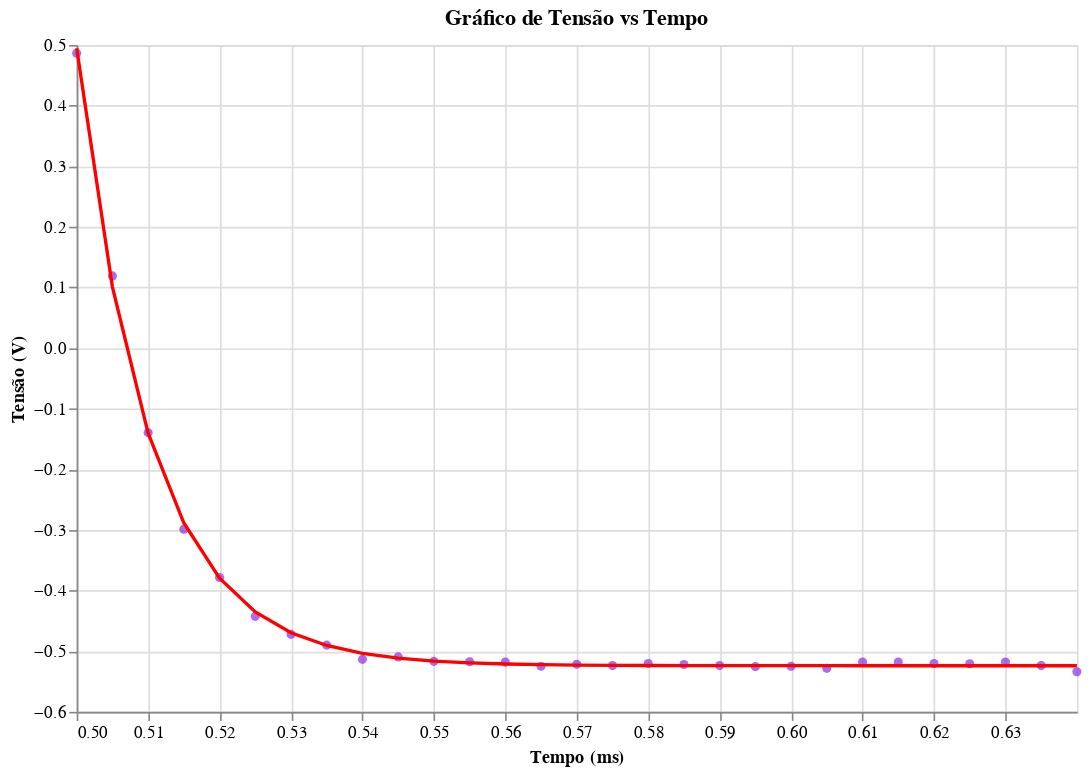

Here is the notebook cell this chart was saved with:
### Code cell
path = "RL-01.csv"

data = aj.slicing_data(path,[0.5,0.8],Rl=True)
data_regres, b = aj.regres_exp(data)
(aj.data_x_regression(data,data_regres)).display()

tal_dc = 1/(b*1000)

### Figure 1 — Vega-Lite specification as saved in the notebook (floating-point values rounded to 4 significant figures)
{"config": {"view": {"continuousWidth": 300, "continuousHeight": 300}}, "layer": [{"data": {"name": "data-0c47b2dd8747768be5c47cb3782941a1"}, "mark": {"type": "circle", "color": "blueviolet"}, "encoding": {"x": {"field": "Time", "scale": {"domain": [0.5, 0.64]}, "title": "Tempo (ms)", "type": "quantitative"}, "y": {"field": "U_b", "title": "Tensão (V)", "type": "quantitative"}}, "title": "Gráfico de Tensão vs Tempo"}, {"data": {"name": "data-c73495e942bd16db2e5055f0861f16a2"}, "mark": {"type": "line", "color": "red"}, "encoding": {"x": {"field": "Time", "scale": {"domain": [0.5, 0.64]}, "title": "Tempo (ms)", "type": "quantitative"}, "y": {"field": "U_b", "title": "Tensão (V)", "type": "quantitative"}}, "title": "Gráfico de Tensão vs Tempo"}], "height": 400, "width": 600, "$schema": "https://vega.github.io/schema/vega-lite/v5.20.1.json", "datasets": {"data-0c47b2dd8747768be5c47cb3782941a1": [{"Time": 0.5, "U_y": 2.177, "U_b": 0.4863}, {"Time": 0.505, "U_y": -2.599, "U_b": 0.1191}, {"Time": 0.51, "U_y": -2.48, "U_b": -0.1395}, {"Time": 0.515, "U_y": -2.401, "U_b": -0.2989}, {"Time": 0.52, "U_y": -2.358, "U_b": -0.3784}, {"Time": 0.525, "U_y": -2.321, "U_b": -0.4425}, {"Time": 0.53, "U_y": -2.309, "U_b": -0.4723}, {"Time": 0.535, "U_y": -2.302, "U_b": -0.49}, {"Time": 0.54, "U_y": -2.293, "U_b": -0.5135}, {"Time": 0.545, "U_y": -2.281, "U_b": -0.5095}, {"Time": 0.55, "U_y": -2.282, "U_b": -0.5168}, {"Time": 0.555, "U_y": -2.284, "U_b": -0.5175}, {"Time": 0.56, "U_y": -2.277, "U_b": -0.518}, {"Time": 0.565, "U_y": -2.281, "U_b": -0.5248}, {"Time": 0.57, "U_y": -2.273, "U_b": -0.5215}, {"Time": 0.575, "U_y": -2.285, "U_b": -0.5237}, {"Time": 0.58, "U_y": -2.281, "U_b": -0.5203}, {"Time": 0.585, "U_y": -2.274, "U_b": -0.522}, {"Time": 0.59, "U_y": -2.28, "U_b": -0.5237}, {"Time": 0.595, "U_y": -2.278, "U_b": -0.5255}, {"Time": 0.6, "U_y": -2.277, "U_b": -0.5248}, {"Time": 0.605, "U_y": -2.273, "U_b": -0.5283}, {"Time": 0.61, "U_y": -2.28, "U_b": -0.518}, {"Time": 0.615, "U_y": -2.279, "U_b": -0.518}, {"Time": 0.62, "U_y": -2.274, "U_b": -0.5203}, {"Time": 0.625, "U_y": -2.278, "U_b": -0.5208}, {"Time": 0.63, "U_y": -2.282, "U_b": -0.518}, {"Time": 0.635, "U_y": -2.274, "U_b": -0.5237}, {"Time": 0.64, "U_y": -2.291, "U_b": -0.534}], "data-c73495e942bd16db2e5055f0861f16a2": [{"Time": 0.5, "U_b": 0.4945}, {"Time": 0.505, "U_b": 0.1011}, {"Time": 0.51, "U_b": -0.1404}, {"Time": 0.515, "U_b": -0.2885}, {"Time": 0.52, "U_b": -0.3795}, {"Time": 0.525, "U_b": -0.4353}, {"Time": 0.53, "U_b": -0.4696}, {"Time": 0.535, "U_b": -0.4906}, {"Time": 0.54, "U_b": -0.5035}, {"Time": 0.545, "U_b": -0.5114}, {"Time": 0.55, "U_b": -0.5163}, {"Time": 0.555, "U_b": -0.5192}, {"Time": 0.56, "U_b": -0.5211}, {"Time": 0.565, "U_b": -0.5222}, {"Time": 0.57, "U_b": -0.5229}, {"Time": 0.575, "U_b": -0.5233}, {"Time": 0.58, "U_b": -0.5236}, {"Time": 0.585, "U_b": -0.5237}, {"Time": 0.59, "U_b": -0.5238}, {"Time": 0.595, "U_b": -0.5239}, {"Time": 0.6, "U_b": -0.5239}, {"Time": 0.605, "U_b": -0.5239}, {"Time": 0.61, "U_b": -0.524}, {"Time": 0.615, "U_b": -0.524}, {"Time": 0.62, "U_b": -0.524}, {"Time": 0.625, "U_b": -0.524}, {"Time": 0.63, "U_b": -0.524}, {"Time": 0.635, "U_b": -0.524}, {"Time": 0.64, "U_b": -0.524}]}}
